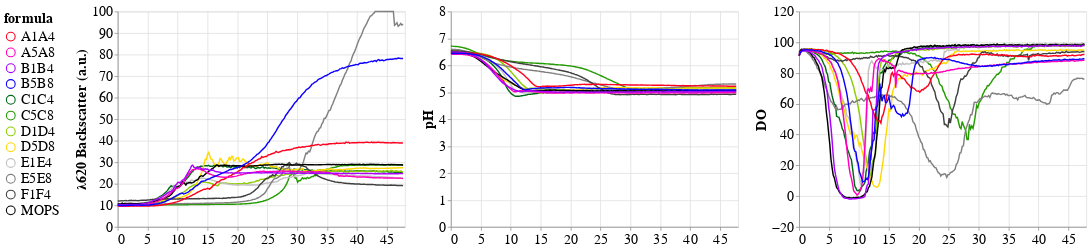

The cell this chart's notebook holds for it:
### Code cell
od=lectorfigi('mean(OD600)',"\u03BB620 Backscatter (a.u.)",100,0)
ph=lectorfigi('mean(pH)',"pH",8,0)
DO=lectorfigi('mean(DO)',"DO",120,-20)
chart2=od|ph|DO
chart2=chart2.configure_axis(
        labelFontSize=20,
        titleFontSize=20
    ).configure_legend(
        labelFontSize=20,
        titleFontSize=20,
        symbolSize=150)
chart2#.save('ARTDBTL4-0.html')

### Figure 1 — Vega-Lite specification as saved in the notebook (floating-point values rounded to 4 significant figures; data arrays with more than 128 entries replaced by an {"elided": "..."} marker saying what was removed)
{"config": {"view": {"continuousWidth": 400, "continuousHeight": 300}, "axis": {"labelFontSize": 20, "titleFontSize": 20}, "legend": {"labelFontSize": 20, "symbolSize": 150, "titleFontSize": 20}}, "hconcat": [{"layer": [{"data": {"name": "data-9b80b6c4224500c1e338a27fd9da8b50"}, "mark": {"type": "line", "opacity": 1}, "encoding": {"color": {"condition": {"type": "nominal", "field": "condition", "legend": {"columns": 1, "orient": "left", "symbolLimit": 0, "symbolType": "circle", "title": "formula"}, "scale": {"range": ["#ff001e", "#ff00ba", "#a900ff", "#0d00ff", "#006918", "#249b00", "#8dcd00", "#ffd900", "#c2c0c0", "#827f7f", "#414040", "black"]}, "selection": {"or": ["selector055", "selector056"]}}, "value": "gray"}, "opacity": {"condition": {"value": 1.0, "selection": {"or": ["selector055", "selector056"]}}, "value": 0.25}, "tooltip": [{"type": "nominal", "field": "condition"}], "x": {"type": "quantitative", "axis": {"labels": true}, "field": "Time", "scale": {"domain": [0, 48]}, "title": null}, "y": {"type": "quantitative", "aggregate": "mean", "axis": {"labels": true}, "field": "OD600", "scale": {"clamp": true, "domain": [0, 100]}, "title": "λ620 Backscatter (a.u.)"}}, "selection": {"selector055": {"type": "multi", "fields": ["condition"], "bind": "legend"}, "selector056": {"type": "multi"}}}, {"data": {"name": "data-b025a8047fae372be7b9f671a920db87"}, "mark": {"type": "line", "opacity": 1}, "encoding": {"color": {"condition": {"type": "nominal", "field": "condition", "legend": {"columns": 1, "orient": "left", "symbolLimit": 0, "symbolType": "circle", "title": "formula"}, "scale": {"range": ["#ff001e", "#ff00ba", "#a900ff", "#0d00ff", "#006918", "#249b00", "#8dcd00", "#ffd900", "#c2c0c0", "#827f7f", "#414040", "black"]}, "selection": {"or": ["selector057", "selector058"]}}, "value": "gray"}, "opacity": {"condition": {"value": 1.0, "selection": {"or": ["selector057", "selector058"]}}, "value": 0.25}, "tooltip": [{"type": "nominal", "field": "condition"}], "x": {"type": "quantitative", "axis": {"labels": true}, "field": "Time", "scale": {"domain": [0, 48]}, "title": null}, "y": {"type": "quantitative", "aggregate": "mean", "axis": {"labels": true}, "field": "OD600", "scale": {"clamp": true, "domain": [0, 100]}, "title": "λ620 Backscatter (a.u.)"}}, "selection": {"selector057": {"type": "multi", "fields": ["condition"], "bind": "legend"}, "selector058": {"type": "multi"}}}, {"data": {"name": "data-60e6ae14d1c211b513b899b31ec6b9e0"}, "mark": {"type": "line", "opacity": 1}, "encoding": {"color": {"condition": {"type": "nominal", "field": "condition", "legend": {"columns": 1, "orient": "left", "symbolLimit": 0, "symbolType": "circle", "title": "formula"}, "scale": {"range": ["#ff001e", "#ff00ba", "#a900ff", "#0d00ff", "#006918", "#249b00", "#8dcd00", "#ffd900", "#c2c0c0", "#827f7f", "#414040", "black"]}, "selection": {"or": ["selector059", "selector060"]}}, "value": "gray"}, "opacity": {"condition": {"value": 1.0, "selection": {"or": ["selector059", "selector060"]}}, "value": 0.25}, "tooltip": [{"type": "nominal", "field": "condition"}], "x": {"type": "quantitative", "axis": {"labels": true}, "field": "Time", "scale": {"domain": [0, 48]}, "title": null}, "y": {"type": "quantitative", "aggregate": "mean", "axis": {"labels": true}, "field": "OD600", "scale": {"clamp": true, "domain": [0, 100]}, "title": "λ620 Backscatter (a.u.)"}}, "selection": {"selector059": {"type": "multi", "fields": ["condition"], "bind": "legend"}, "selector060": {"type": "multi"}}}]}, {"layer": [{"data": {"name": "data-9b80b6c4224500c1e338a27fd9da8b50"}, "mark": {"type": "line", "opacity": 1}, "encoding": {"color": {"condition": {"type": "nominal", "field": "condition", "legend": {"columns": 1, "orient": "left", "symbolLimit": 0, "symbolType": "circle", "title": "formula"}, "scale": {"range": ["#ff001e", "#ff00ba", "#a900ff", "#0d00ff", "#006918", "#249b00", "#8dcd00", "#ffd900", "#c2c0c0", "#827f7f", "#414040", "black"]}, "selection": {"or": ["selector061", "selector062"]}}, "value": "gray"}, "opacity": {"condition": {"value": 1.0, "selection": {"or": ["selector061", "selector062"]}}, "value": 0.25}, "tooltip": [{"type": "nominal", "field": "condition"}], "x": {"type": "quantitative", "axis": {"labels": true}, "field": "Time", "scale": {"domain": [0, 48]}, "title": null}, "y": {"type": "quantitative", "aggregate": "mean", "axis": {"labels": true}, "field": "pH", "scale": {"clamp": true, "domain": [0, 8]}, "title": "pH"}}, "selection": {"selector061": {"type": "multi", "fields": ["condition"], "bind": "legend"}, "selector062": {"type": "multi"}}}, {"data": {"name": "data-b025a8047fae372be7b9f671a920db87"}, "mark": {"type": "line", "opacity": 1}, "encoding": {"color": {"condition": {"type": "nominal", "field": "condition", "legend": {"columns": 1, "orient": "left", "symbolLimit": 0, "symbolType": "circle", "title": "formula"}, "scale": {"range": ["#ff001e", "#ff00ba", "#a900ff", "#0d00ff", "#006918", "#249b00", "#8dcd00", "#ffd900", "#c2c0c0", "#827f7f", "#414040", "black"]}, "selection": {"or": ["selector063", "selector064"]}}, "value": "gray"}, "opacity": {"condition": {"value": 1.0, "selection": {"or": ["selector063", "selector064"]}}, "value": 0.25}, "tooltip": [{"type": "nominal", "field": "condition"}], "x": {"type": "quantitative", "axis": {"labels": true}, "field": "Time", "scale": {"domain": [0, 48]}, "title": null}, "y": {"type": "quantitative", "aggregate": "mean", "axis": {"labels": true}, "field": "pH", "scale": {"clamp": true, "domain": [0, 8]}, "title": "pH"}}, "selection": {"selector063": {"type": "multi", "fields": ["condition"], "bind": "legend"}, "selector064": {"type": "multi"}}}, {"data": {"name": "data-60e6ae14d1c211b513b899b31ec6b9e0"}, "mark": {"type": "line", "opacity": 1}, "encoding": {"color": {"condition": {"type": "nominal", "field": "condition", "legend": {"columns": 1, "orient": "left", "symbolLimit": 0, "symbolType": "circle", "title": "formula"}, "scale": {"range": ["#ff001e", "#ff00ba", "#a900ff", "#0d00ff", "#006918", "#249b00", "#8dcd00", "#ffd900", "#c2c0c0", "#827f7f", "#414040", "black"]}, "selection": {"or": ["selector065", "selector066"]}}, "value": "gray"}, "opacity": {"condition": {"value": 1.0, "selection": {"or": ["selector065", "selector066"]}}, "value": 0.25}, "tooltip": [{"type": "nominal", "field": "condition"}], "x": {"type": "quantitative", "axis": {"labels": true}, "field": "Time", "scale": {"domain": [0, 48]}, "title": null}, "y": {"type": "quantitative", "aggregate": "mean", "axis": {"labels": true}, "field": "pH", "scale": {"clamp": true, "domain": [0, 8]}, "title": "pH"}}, "selection": {"selector065": {"type": "multi", "fields": ["condition"], "bind": "legend"}, "selector066": {"type": "multi"}}}]}, {"layer": [{"data": {"name": "data-9b80b6c4224500c1e338a27fd9da8b50"}, "mark": {"type": "line", "opacity": 1}, "encoding": {"color": {"condition": {"type": "nominal", "field": "condition", "legend": {"columns": 1, "orient": "left", "symbolLimit": 0, "symbolType": "circle", "title": "formula"}, "scale": {"range": ["#ff001e", "#ff00ba", "#a900ff", "#0d00ff", "#006918", "#249b00", "#8dcd00", "#ffd900", "#c2c0c0", "#827f7f", "#414040", "black"]}, "selection": {"or": ["selector067", "selector068"]}}, "value": "gray"}, "opacity": {"condition": {"value": 1.0, "selection": {"or": ["selector067", "selector068"]}}, "value": 0.25}, "tooltip": [{"type": "nominal", "field": "condition"}], "x": {"type": "quantitative", "axis": {"labels": true}, "field": "Time", "scale": {"domain": [0, 48]}, "title": null}, "y": {"type": "quantitative", "aggregate": "mean", "axis": {"labels": true}, "field": "DO", "scale": {"clamp": true, "domain": [-20, 120]}, "title": "DO"}}, "selection": {"selector067": {"type": "multi", "fields": ["condition"], "bind": "legend"}, "selector068": {"type": "multi"}}}, {"data": {"name": "data-b025a8047fae372be7b9f671a920db87"}, "mark": {"type": "line", "opacity": 1}, "encoding": {"color": {"condition": {"type": "nominal", "field": "condition", "legend": {"columns": 1, "orient": "left", "symbolLimit": 0, "symbolType": "circle", "title": "formula"}, "scale": {"range": ["#ff001e", "#ff00ba", "#a900ff", "#0d00ff", "#006918", "#249b00", "#8dcd00", "#ffd900", "#c2c0c0", "#827f7f", "#414040", "black"]}, "selection": {"or": ["selector069", "selector070"]}}, "value": "gray"}, "opacity": {"condition": {"value": 1.0, "selection": {"or": ["selector069", "selector070"]}}, "value": 0.25}, "tooltip": [{"type": "nominal", "field": "condition"}], "x": {"type": "quantitative", "axis": {"labels": true}, "field": "Time", "scale": {"domain": [0, 48]}, "title": null}, "y": {"type": "quantitative", "aggregate": "mean", "axis": {"labels": true}, "field": "DO", "scale": {"clamp": true, "domain": [-20, 120]}, "title": "DO"}}, "selection": {"selector069": {"type": "multi", "fields": ["condition"], "bind": "legend"}, "selector070": {"type": "multi"}}}, {"data": {"name": "data-60e6ae14d1c211b513b899b31ec6b9e0"}, "mark": {"type": "line", "opacity": 1}, "encoding": {"color": {"condition": {"type": "nominal", "field": "condition", "legend": {"columns": 1, "orient": "left", "symbolLimit": 0, "symbolType": "circle", "title": "formula"}, "scale": {"range": ["#ff001e", "#ff00ba", "#a900ff", "#0d00ff", "#006918", "#249b00", "#8dcd00", "#ffd900", "#c2c0c0", "#827f7f", "#414040", "black"]}, "selection": {"or": ["selector071", "selector072"]}}, "value": "gray"}, "opacity": {"condition": {"value": 1.0, "selection": {"or": ["selector071", "selector072"]}}, "value": 0.25}, "tooltip": [{"type": "nominal", "field": "condition"}], "x": {"type": "quantitative", "axis": {"labels": true}, "field": "Time", "scale": {"domain": [0, 48]}, "title": null}, "y": {"type": "quantitative", "aggregate": "mean", "axis": {"labels": true}, "field": "DO", "scale": {"clamp": true, "domain": [-20, 120]}, "title": "DO"}}, "selection": {"selector071": {"type": "multi", "fields": ["condition"], "bind": "legend"}, "selector072": {"type": "multi"}}}]}], "$schema": "https://vega.github.io/schema/vega-lite/v4.8.1.json", "datasets": {"data-9b80b6c4224500c1e338a27fd9da8b50": {"elided": "3904 records"}, "data-b025a8047fae372be7b9f671a920db87": {"elided": "3904 records"}, "data-60e6ae14d1c211b513b899b31ec6b9e0": {"elided": "3904 records"}}}
